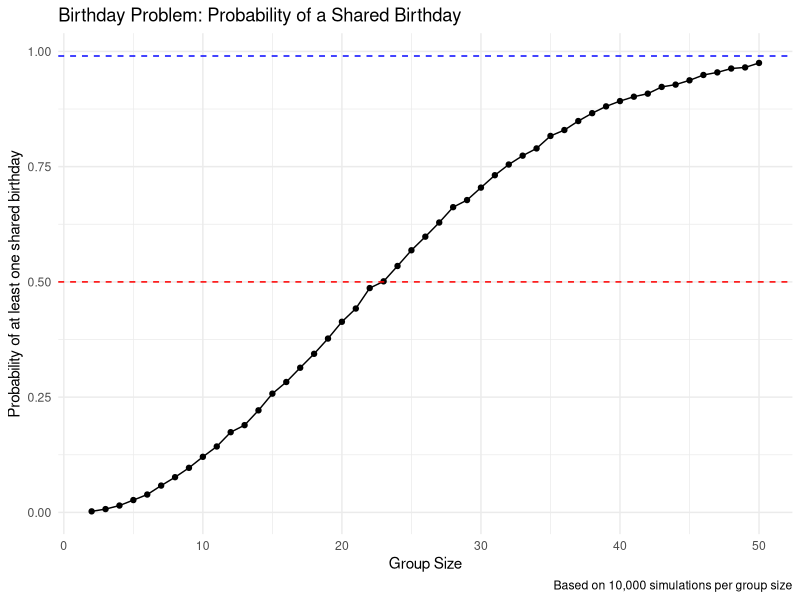
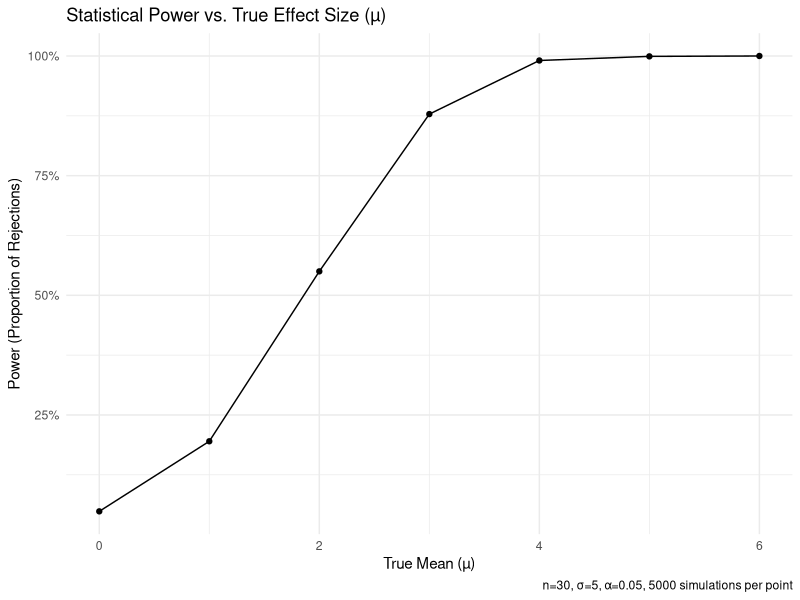
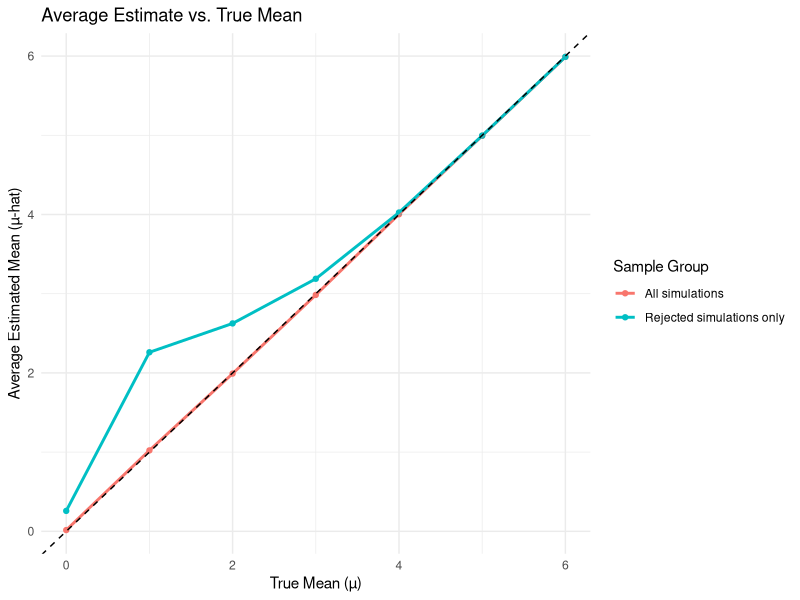

Recreate these plots in R, in order.
## ---- chunk 1
library(tidyverse)
## ---- chunk 2
set.seed(42) # Set seed for reproducible results
## ---- chunk 3
bday_sim = function(n_room){
  # Sample n_room birthdays from 1:365 with replacement
  birthdays = sample(1:365, n_room, replace = TRUE)
  
  # Check if the number of unique birthdays is less than the group size
  # If it is, a duplicate must exist.
  repeated_bday = length(unique(birthdays)) < n_room
  
  # Return the logical result
  repeated_bday
}
## ---- chunk 4
# Define simulation parameters
n_sims = 10000
group_sizes = 2:50

# Create a tibble with all combinations of group sizes and iterations
sim_grid = 
  expand_grid(
    group_size = group_sizes,
    iter = 1:n_sims
  )

# Run the simulation and calculate probabilities
bday_sim_results = 
  sim_grid |>
  mutate(
    # Apply the simulation function to each group_size value
    has_duplicate = map_lgl(group_size, bday_sim)
  ) |>
  group_by(
    group_size
  ) |>
  summarize(
    # The mean of TRUE/FALSE values gives the probability
    probability = mean(has_duplicate)
  )

# View the first few rows of the result
knitr::kable(head(bday_sim_results))
## ---- chunk 5
bday_sim_results |>
  ggplot(aes(x = group_size, y = probability)) +
  geom_point() +
  geom_line() +
  labs(
    title = "Birthday Problem: Probability of a Shared Birthday",
    x = "Group Size",
    y = "Probability of at least one shared birthday",
    caption = "Based on 10,000 simulations per group size"
  ) +
  theme_minimal() +
  # Add horizontal lines for reference
  geom_hline(yintercept = 0.5, linetype = "dashed", color = "red") +
  geom_hline(yintercept = 0.99, linetype = "dashed", color = "blue")
## ---- chunk 6
set.seed(8105) # For reproducible results
## ---- chunk 7
run_one_t_test = function(true_mu, n = 30, sigma = 5) {
  # Generate data from Normal(µ, σ)
  x = rnorm(n = n, mean = true_mu, sd = sigma)
  
  # Perform a t-test against H0: µ = 0 and save the output
  test_obj = t.test(x, mu = 0)
  
  # Manually create a tibble with the results
  # test_obj$estimate[[1]] extracts the sample mean
  # test_obj$p.value extracts the p-value
  tibble(
    estimate = test_obj$estimate[[1]],
    p.value = test_obj$p.value
  )
}
## ---- chunk 8
# Define simulation parameters
n_reps = 5000
mu_values = 0:6

# Create the simulation grid
sim_grid = 
  expand_grid(
    true_mu = mu_values,
    iter = 1:n_reps
  )

# Run all simulations
# The `map` function applies our t-test function to each `true_mu`
sim_results = 
  sim_grid |>
  mutate(
    test_output = map(true_mu, run_one_t_test)
  ) |>
  unnest(test_output)

# View the resulting structure
knitr::kable(head(sim_results))
## ---- chunk 9
# Calculate power for each true_mu
power_results = 
  sim_results |>
  group_by(true_mu) |>
  summarize(
    power = mean(p.value < 0.05)
  )

# Plot power vs. true_mu
power_results |>
  ggplot(aes(x = true_mu, y = power)) +
  geom_point() +
  geom_line() +
  labs(
    title = "Statistical Power vs. True Effect Size (µ)",
    x = "True Mean (µ)",
    y = "Power (Proportion of Rejections)",
    caption = "n=30, σ=5, α=0.05, 5000 simulations per point"
  ) +
  scale_y_continuous(labels = scales::percent) +
  theme_minimal()
## ---- chunk 10
# 1. Average estimate across ALL simulations
avg_estimate_all = 
  sim_results |>
  group_by(true_mu) |>
  summarize(
    avg_mu_hat = mean(estimate)
  )

# 2. Average estimate ONLY in rejected (significant) simulations
avg_estimate_rejected = 
  sim_results |>
  filter(p.value < 0.05) |>
  group_by(true_mu) |>
  summarize(
    avg_mu_hat = mean(estimate)
  )

# Combine for plotting
plot_data = 
  bind_rows(
    "All simulations" = avg_estimate_all,
    "Rejected simulations only" = avg_estimate_rejected,
    .id = "sample_group"
  )

# Plot both lines
plot_data |>
  ggplot(aes(x = true_mu, y = avg_mu_hat, color = sample_group)) +
  geom_point() +
  geom_line(linewidth = 1) +
  # Add a y=x line to show what a perfect estimate would be
  geom_abline(
    intercept = 0, slope = 1, 
    linetype = "dashed", color = "black"
    ) +
  labs(
    title = "Average Estimate vs. True Mean",
    x = "True Mean (µ)",
    y = "Average Estimated Mean (µ-hat)",
    color = "Sample Group"
  ) +
  theme_minimal()
